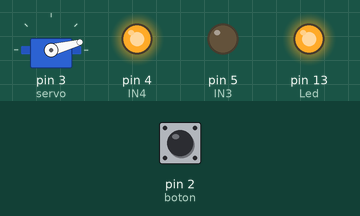
Bench run of a sketch on a simulated Arduino Uno, built with avr-gcc and run on an emulated ATmega328P. Shown: servo, output pins drawn as LEDs (lit = HIGH). The inputs (shaded band) are chosen by the test bench; at power-on: pin 2 (boton) LOW.

Above: at 0.1 s.
At 39.4 s:
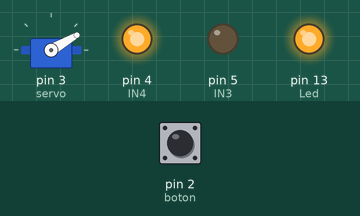
Timing chart, 0 to 40.0 s (numbered marks = the images above):
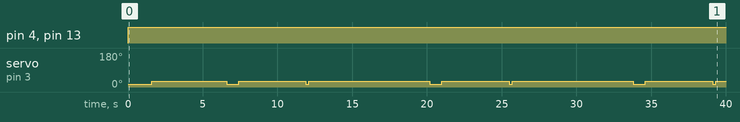

Measured:
- by itself, pin 4 (IN4), pin 13 (Led): LOW → HIGH at 0.00 s
- by itself, servo on pin 3 (servo): repeats every 13.6 s: 15° 0.80 s, 30° 4.5 s, 15° 0.20 s, 30° 8.1 s

The sketch:

Futuros_Ingenieros.ino
```cpp
#include <Servo.h>
Servo servo; // servo object representing the MG 996R servo
int d = 2;
int IN3 = 5; //conectadas las ruedas
int IN4 = 4;

void setup() {
  servo.attach(3); // servo  pin 3
  pinMode (IN4, OUTPUT);    // Input4 conectada al pin 4
  pinMode (IN3, OUTPUT);    // Input3 conectada al pin 5
  pinMode(2,INPUT); // boton
  pinMode(13,OUTPUT); // Led
}

void loop() {
  servo.write(15); // Servo en el Centro
  d=digitalRead(2);//se presiona el boton

  while(d==0){
  digitalWrite(13, HIGH); // Enciende el LED
  // PRIMERA VUELTA
  digitalWrite (IN4, HIGH); // Adelante 1
  delay(1600);
  servo.write(30); // Derecha 2
  delay(5000);
  servo.write(15); // Adelante 3
  delay(800);
   servo.write(30); // Derecha 4
  delay(4500);
  servo.write(15); // Adelante 5
  delay(200);
  servo.write(30); // Derecha 6
  delay(1500);
 }//while
  digitalWrite(13, LOW);
 }//loop
```
